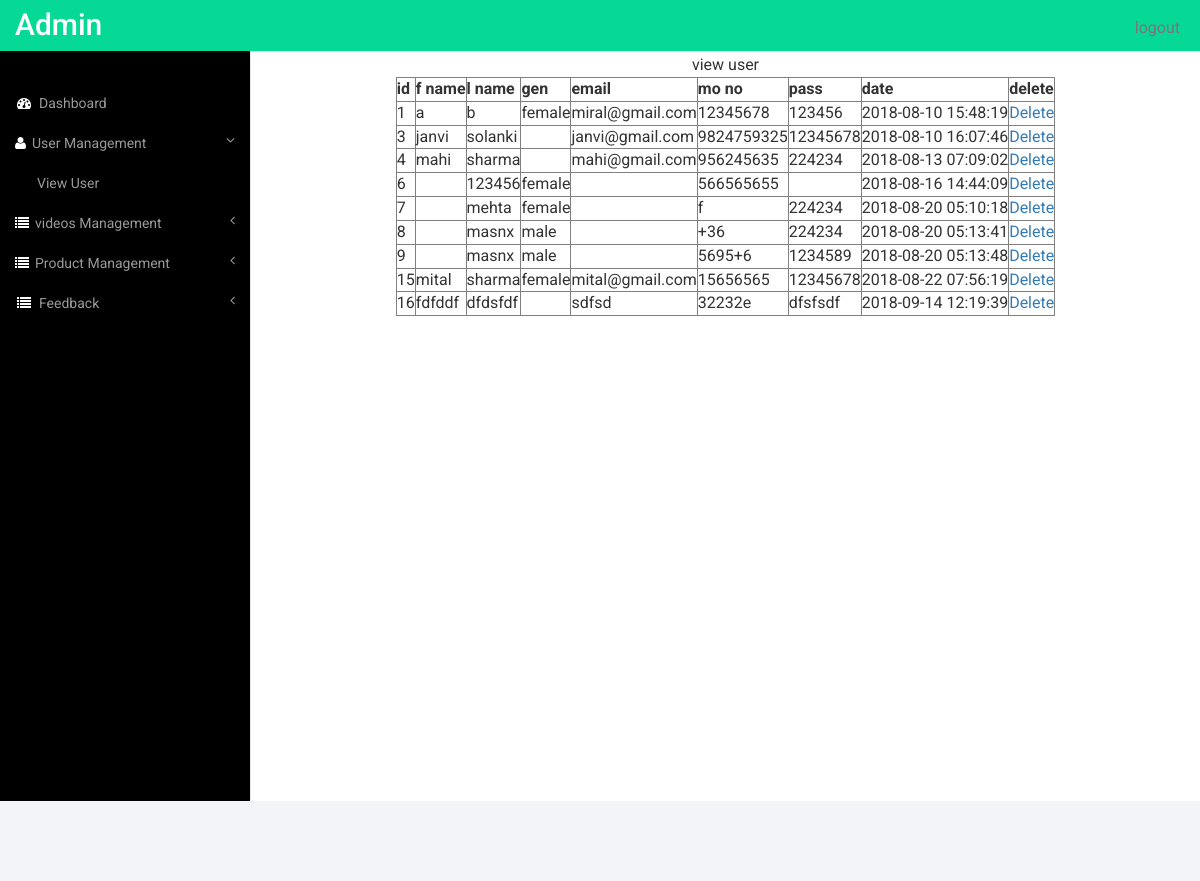
The app's page /admin/view_user.php (signed in) with its own data.
### tables this page shows
CREATE TABLE `user_table` (
  `u_id` int(11) NOT NULL,
  `u_fname` varchar(20) NOT NULL,
  `u_lname` varchar(20) NOT NULL,
  `u_gen` varchar(6) NOT NULL,
  `u_email` varchar(50) NOT NULL,
  `u_mno` varchar(10) NOT NULL,
  `u_pass` varchar(50) NOT NULL,
  `u_date` datetime NOT NULL
);

### admin/view_user.php (the view, shortened to what this page needs)
<?php
include "deshboard.php";
require 'conn/dbconnect.php';
if(empty($_SESSION['un']))
{
	header("location:login.php?msg=first Login");
}
else
{
		$sql1="SELECT * FROM user_table";
		$rs1=mysqli_query($conn,$sql1);
}
?>
<center>view user
<table border="1">
<tr>
<th> id</th>
<th> f name</th>
<th> l name</th>
<th> gen</th>
<th> email</th>
<th> mo no</th>
<th> pass</th>
<th> date</th>
<th> delete</th>
</tr>
<?php
	while($row=mysqli_fetch_assoc($rs1))
	{
?>
<tr>
	<td><?php echo $row['u_id']?></td>
	<td><?php echo $row['u_fname']?></td>
	<td><?php echo $row['u_lname']?></td>
	<td><?php echo $row['u_gen']?></td>
	<td><?php echo $row['u_email']?></td>
	<td><?php echo $row['u_mno']?></td>
	<td><?php echo $row['u_pass']?></td>
	<td><?php echo $row['u_date']?></td>
	<td><a href="deluser.php?u_id=<?php echo $row['u_id'];?>">Delete</a></td>
</tr>
<?php }?>
</table>
</center>
<?php
	include "last.php";
?>

### admin/css/style.css (style rules this page uses)
html, body { font-family: 'Roboto', sans-serif; font-size: 100%; background:#000; overflow-x: hidden; }
body a { transition:0.5s all; -webkit-transition:0.5s all; -moz-transition:0.5s all; -o-transition:0.5s all; -ms-transition:0.5s all; }

### records on screen
user_table: u_id "1", u_fname "a", u_lname "b", u_gen "female", u_email "miral@gmail.com", u_mno "12345678", u_pass "123456", u_date "2018-08-10 15:48:19"
user_table: u_id "3", u_fname "janvi", u_lname "solanki", u_email "janvi@gmail.com", u_mno "9824759325", u_pass "12345678", u_date "2018-08-10 16:07:46"
user_table: u_id "4", u_fname "mahi", u_lname "sharma", u_email "mahi@gmail.com", u_mno "956245635", u_pass "224234", u_date "2018-08-13 07:09:02"
user_table: u_id "6", u_lname "123456", u_gen "female", u_mno "566565655", u_date "2018-08-16 14:44:09"
user_table: u_id "7", u_lname "mehta", u_gen "female", u_mno "f", u_pass "224234", u_date "2018-08-20 05:10:18"
user_table: u_id "8", u_lname "masnx", u_gen "male", u_mno "+36", u_pass "224234", u_date "2018-08-20 05:13:41"
user_table: u_id "9", u_lname "masnx", u_gen "male", u_mno "5695+6", u_pass "1234589", u_date "2018-08-20 05:13:48"
user_table: u_id "15", u_fname "mital", u_lname "sharma", u_gen "female", u_email "mital@gmail.com", u_mno "15656565", u_pass "12345678", u_date "2018-08-22 07:56:19"
user_table: u_id "16", u_fname "fdfddf", u_lname "dfdsfdf", u_email "sdfsd", u_mno "32232e", u_pass "dfsfsdf", u_date "2018-09-14 12:19:39"
